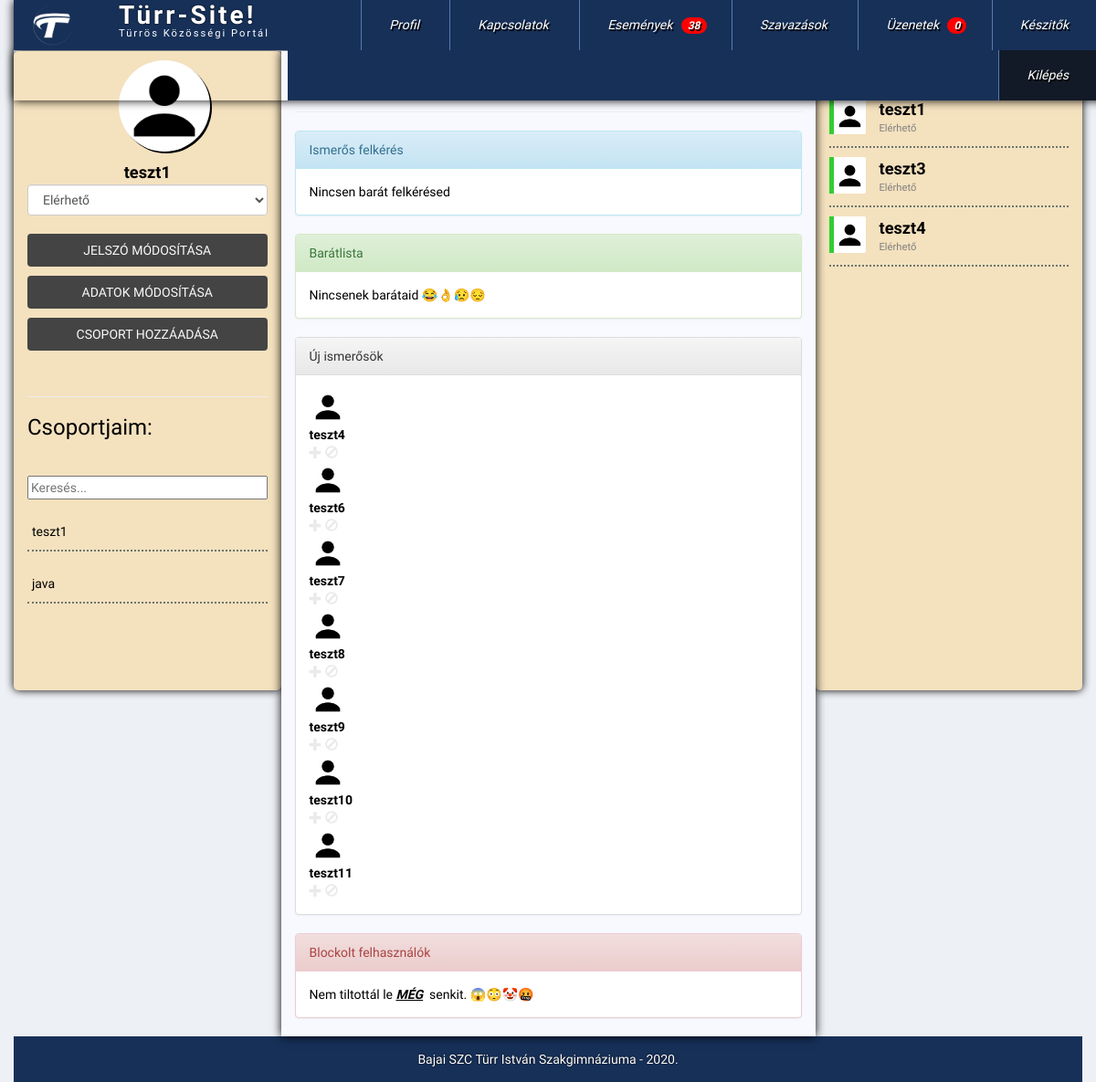
/index.php?pg=home&func=users/users_connections (signed in), run on the app's committed database.
### tables this page shows
CREATE TABLE `users` (
  `ID` int(11) NOT NULL,
  `fullname` varchar(100) NOT NULL,
  `email` varchar(100) NOT NULL,
  `password` varchar(40) NOT NULL,
  `reg` datetime NOT NULL,
  `last` datetime NOT NULL,
  `avatar` varchar(50) NOT NULL,
  `status` tinyint(1) NOT NULL,
  `omID` int(11) NOT NULL,
  `gender` varchar(10) NOT NULL
);

CREATE TABLE `groups` (
  `ID` int(11) NOT NULL,
  `groupname` varchar(100) NOT NULL,
  `groupdate` datetime NOT NULL,
  `ownerID` int(11) NOT NULL,
  `userID` text NOT NULL,
  `comment` text NOT NULL
);

### data.php (called while the page is built, shortened)
<?php
	$dbhost = 'localhost';
	$dbname = 'turrsite';
	$dbuser = '214b';
	$dbpass = '12345678';
	$basic = "avatar/basic.png";
?>

### database.php (the view, shortened to what this page needs)
<?php
    class db{
        protected $connection;
        public $queryresult;
        public $querycount = 0;
        public function __construct($dbhost, $dbuser, $dbpass, $dbname) {
            $this->connection = new mysqli($dbhost, $dbuser, $dbpass, $dbname);
            $this->connection->set_charset('utf8');
        }
        public function query($sql){
            if($this->queryresult = $this->connection->query($sql))
            {
                $this->querycount++;
            } else
            {
                die('<div class="alert alert-danger">
                    Hiba az adatbázis lekérdezés során!' . $this->connection->error.'</div>
                    <div class="alert alert-warning">'.$sql.'</div>');
            }
            return $this->queryresult;
        }
        public function fetchAll(){
            $r = array();
            while($row = $this->queryresult->fetch_assoc())
            {
                $r[] = $row;
            }
            return $r;
        }
        public function numRows(){
            return $this->queryresult->num_rows;
        }
        public function usersConnectionList($what, $p, $c, $t, $txt){
            if(!empty($p))
            {
                $actions=explode('|', $p);
            }
            if(empty($what)) $what = $this->queryresult;
            echo '<div class="usersConnectionList"><div class="panel panel-'.$c.'"><div class="panel-heading">'.$t.'</div><div class="panel-body">';
            if(empty($txt)){
                foreach($what as $value){
                    if($value['avatar'] == ""){
                        $avatar = $GLOBALS['basic'];
                    } else {
                        $avatar = $value['avatar'];
                    }
                    echo '<div class="subUsersConnectionList">
                    <div class="userlistavatar" style="background-image:url('.$avatar.')"></div>
                    <div class="userlistname">'.$value['fullname'].'</div>
                    ';
                    if(!empty($actions)){
                        if(in_array('a', $actions)){
                            echo '<a href="?pg=events_friendrequest&friendID='.$value['ID'].'&p='.$GLOBALS['page'].'" > <div class="userlistActions glyphicon glyphicon-plus"></div></a>';
                        }
                        if(in_array('b', $actions)){
                            echo '<a href="?pg=events_blockUsers&blockID='.$value['ID'].'&p='.$GLOBALS['page'].'" > <div class="userlistActions glyphicon glyphicon-ban-circle"></div></a>';
                        }
                    }
                    echo '</div>';
                }
            } else {
                echo $txt;
            }
            echo '</div></div></div>';
        }
    }
?>

### users/users_personalisation.php
<?php
$db->query("SELECT avatar, fullname FROM users WHERE ID=".$_SESSION['uid']);
$res = $db->fetchAll();
if($res[0]['avatar'] == ""){
    $avatar = $basic;
} else $avatar = $res[0]['avatar'];
echo '<div class="useravatar" style="background-image:url('.$avatar.')"></div>
<div class="username">'.$res[0]['fullname'].'</div>
<select class="statusUpdate form-control" name="statusSelect">
    <option value="1">Elérhető</option>
    <option value="2">Elfoglalt</option>
    <option value="0">Rejtett</option>
</select>
<br>
<a href="?pg=home&func=users/users_passmod" class="gomb3">Jelszó módosítása</a>
<a href="?pg=home&func=users/users_profile" class="gomb3">Adatok módosítása</a>
<a href="?pg=home&func=users/users_creategroups" class="gomb3">Csoport hozzáadása</a><br>
<hr>';
?>

### users/users_groups.php
<?php
echo '
<h3 id=csoportcim>Csoportjaim:</h3>
<div class="form-group">
<input type="text" id="groupsearch" class="usersearch" placeholder="Keresés...">
</div>
<div class="usersgroup">';
    $db->query("SELECT * FROM groups");
    if($db->numRows() == 0){
        echo 'Nincs egy csoport sem!';
    } else {
        $csopibanvan = false;
        $str = '';
        $uid = $_SESSION['uid'];
        foreach($db->queryresult as $value){
            $IDs = explode(';', $value['userID']);
            for($i = 0; $i < sizeof($IDs); $i++){
                if(intval($IDs[$i]) == $uid){
                    $str .= '<div class="groups">' . $value['groupname'] . '</div>';
                    $csopibanvan = true;
                    break;
                }
            }
        }
        if($csopibanvan){
            echo $str;
        } else echo 'Nem vagy benne egy csoportban sem!';
    }
echo '</div>
';
?>

### users/users_list.php (shortened to what this page needs)
<?php
  if(is_file("../data.php")){
    @require_once("../data.php");
    @require_once("../functions.php");
    @require_once("../database.php");
  } else {
    @require_once("data.php");
    @require_once("functions.php");
    @require_once("database.php");
  }
  @$db = new db($dbhost, $dbuser, $dbpass, $dbname);
  if (isset($_SESSION['userfilter']))
  {
    $felt = "AND fullname LIKE '%".$_SESSION['userfilter']."%'";
  }
  else
  {
    $felt = '';
  }
  $db->query("SELECT ID, fullname, avatar, status FROM users WHERE status <> 0 ".$felt." ORDER BY last DESC LIMIT 0, 30");
  foreach($db->queryresult as $value){
    $class = "";
    $msg = "";
    switch($value['status']){
      case 1: $class = "userlist_available"; $msg = "Elérhető";
      break;
    }
    if($class != ""){
      if($value['avatar'] == ""){
        $avatar = $basic;
      } else {
        $avatar = $value['avatar'];
      }
      echo '
      <div class="subuserlist ">
        <div class="userlistavatar col-xs-2 '.$class.'" style="background-image:url('.$avatar.')"></div>
        <div class="col-xs-10">
        <div class="userlistname "><a href="?pg=home&func=messages/newmessage&id='.$value['ID'].'">'.$value['fullname'].'</a></div>
        <div class="userlistmsg">'.$msg.'</div>
      </div>
      </div>
      ';
    }
  }
?>

### css/turrchat.css (style rules this page uses)
.subuserlist { height: 55px; width: 100%; display: block; margin-bottom: 10px; border-bottom:2px dotted #6c756e; }
.userlist_available { border-left: 5px limegreen solid; }
.userlistavatar { height: 40px; width: 40px; background: #fff; background-position: center center; background-repeat: no-repeat; background-size: contain; border-radius: 5%; border-top-left-radius: 0; border-bottom-left-radius: 0; }
.userlistmsg { font-size: 80%; color: gray; }
.userlistname { font-weight: bold; }
.userlistname a { color:black; font-size: 130%; }
.useravatar { width: 200px; height: 200px; border-radius: 50%; background: #fff; background-position: center center; background-repeat: no-repeat; background-size: contain; box-shadow: 2px 2px black; }
.username { color:black; font-weight: bold; font-size: 130%; width: 100%; text-align: center; }
.usersearch { width: 100%; }
.groups { border-bottom:2px dotted #6c756e; padding: 5px; padding-bottom: 10px; margin-top: 20px; margin-bottom: 20px; }

### css/regist.css (style rules this page uses)
body { font-family: 'Mukta', sans-serif; height:100vh; min-height:550px; background-image: url("../img/hatter1.jpg"); background-repeat: no-repeat; background-size:cover; background-position:center; position:relative; }
a { text-decoration:none; color:#444444; }
a { text-decoration:none; color:#eaeaea; }
.gomb3 { width: 100%; background: #444444; color: #f9f9f9; padding: 8px; text-transform: uppercase; border-radius: 4px; cursor:pointer; margin-bottom: 10px; display: block; text-align: center; }

### css/turrsite.css (style rules this page uses)
body { background-image: url("../img/hatter1.jpg"); background-attachment: fixed; background-repeat: no-repeat; background-size:cover; background-position:center; position:relative; color: black; }
.useravatar { max-width: 100px; max-height: 100px; margin: 10px; margin-left: 100px; }
#csoportcim { margin-bottom: 40px; }

### data on the page
users: fullname "teszt1", status "Elérhető"
groups: groupname "teszt1"
groups: groupname "java"
users: fullname "teszt4", status "Elérhető"
users: fullname "teszt6"
users: fullname "teszt7"
users: fullname "teszt8"
users: fullname "teszt9"
users: fullname "teszt10"
users: fullname "teszt11"
users: fullname "teszt3", status "Elérhető"

### other printed values
$pagename "Türr-Site!"
$title "Türrös Közösségi Portál"
$messagecount "0"
$t "Ismerős felkérés Barátlista Új ismerősök Blockolt felhasználók"
$txt "Nincsen barát felkérésed Nincsenek barátaid 😂👌😥😔 Nem tiltottál le MÉG senkit. 😱😳🤡🤬"
$company "Bajai SZC Türr István Szakgimnáziuma"
